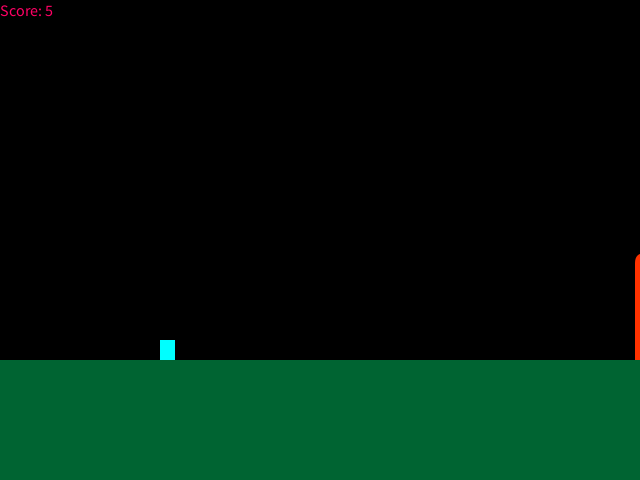
Frame 1 (no input)
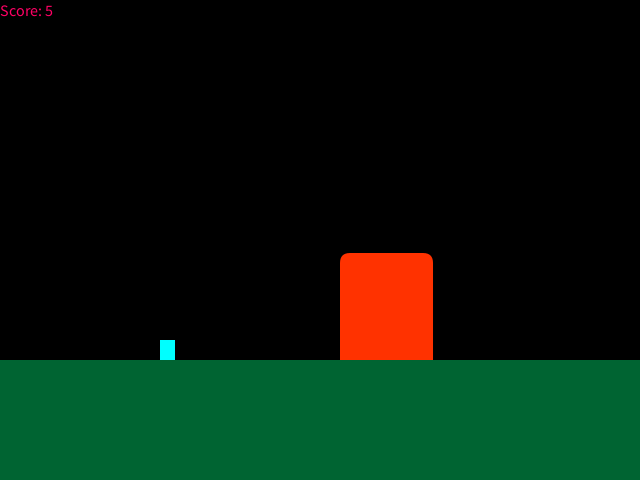
Frame 60 (the mouse pressed at the canvas centre just before this capture)
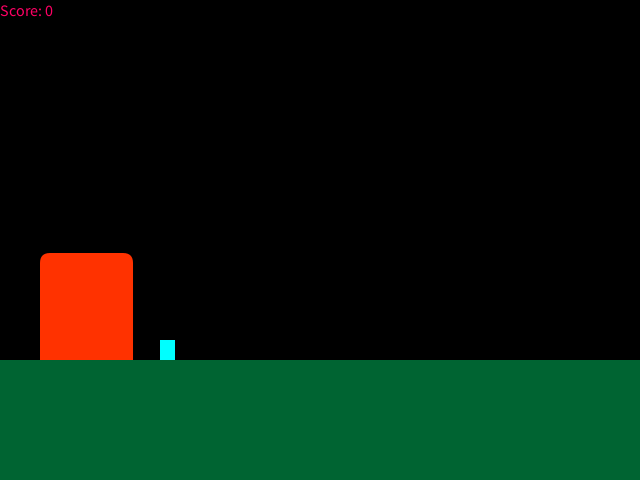
Frame 120 (the mouse held since frame 60 and released just before this capture)

The Processing sketch that drew these frames (run headless with seeded random() and noise(); from frame 60 on, the mouse is pressed at the canvas centre):

// Processing sketch: jumper
// ── jumper.pde
float jumpHeight = 0.0;
float jumpSpeed = 0.0;
float fallSpeed = .25;

float characterHeight = 20;
float characterWidth = 15;

int jumpCount = 3;

int score = 0;

float obstacleWidth;
float obstacleHeight;
float obstacleDistance;

boolean cleared = true;

void setup()
{
  size(640, 480);
  noStroke();
  resetObstacle();
}

void draw()
{
  background(0);
  
  //draw ground
  fill(0, 100, 50);
  rect(0, height * .75, width, height);
  
  //Calculate gravity
  jumpHeight = max(jumpHeight + jumpSpeed, 0.0);
  if (jumpHeight == 0.0)
  {
    jumpSpeed = 0.0;
    jumpCount = 3; //Reset jump count when on the ground
  }
  else
  {
    jumpSpeed -= fallSpeed;
  }
  
  //check if character is touching obstacle
  if (height * .75 - jumpHeight > height * .75 - obstacleHeight
      && (obstacleDistance < width * .25 && width * .25 < obstacleDistance + obstacleWidth))
  {
    fill(255,0,0);
    score = 0;
    cleared = false;
  }
  else
  {
    fill(0,255,255);
  }
  
  rect(width * .25, height * .75 - characterHeight - jumpHeight, characterWidth, characterHeight);
  
  //move obstacle
  obstacleDistance -= 5;
  
  //draw obstacle
  fill(255, 50, 0);
  rect(obstacleDistance, height * .75 - obstacleHeight, obstacleWidth, obstacleHeight, 10, 10, 0, 0);
  
  //Check if obstacle has passed the screen
  if (obstacleDistance + obstacleWidth < 0)
  {
    resetObstacle();
  }
  
  //Display score
  fill(255,0,100);
  textSize(16);
  text("Score: " + score, 0, 16);
}

void keyPressed()
{
  if (jumpCount > 0)
  {
    jumpSpeed = 6;
    jumpCount--;
  }
}

void resetObstacle()
{
  obstacleDistance = width;
  
  obstacleHeight = random(10,160);
  obstacleWidth = 200 - obstacleHeight;
  
  if (cleared)
  {
    score += 5;
  }
  
  cleared = true;
}
